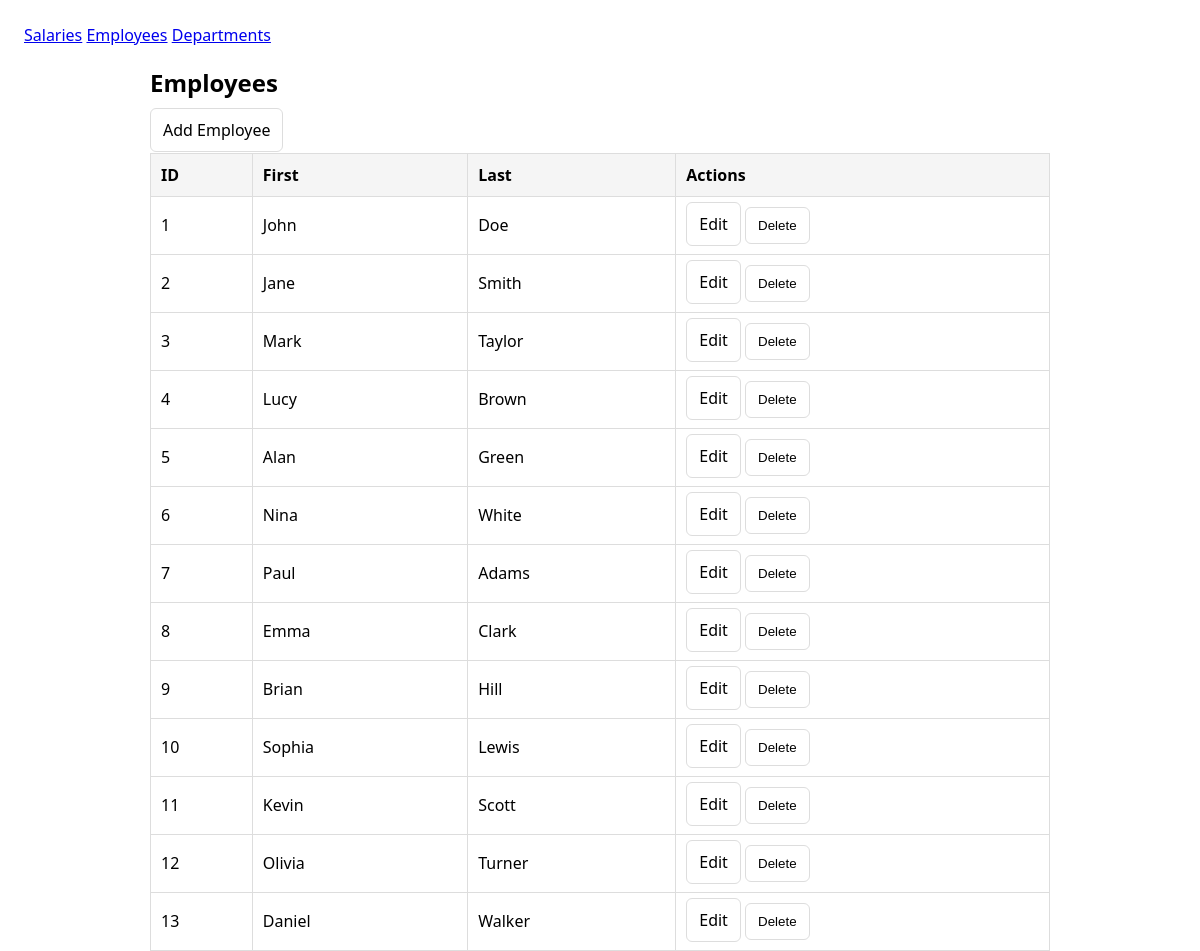
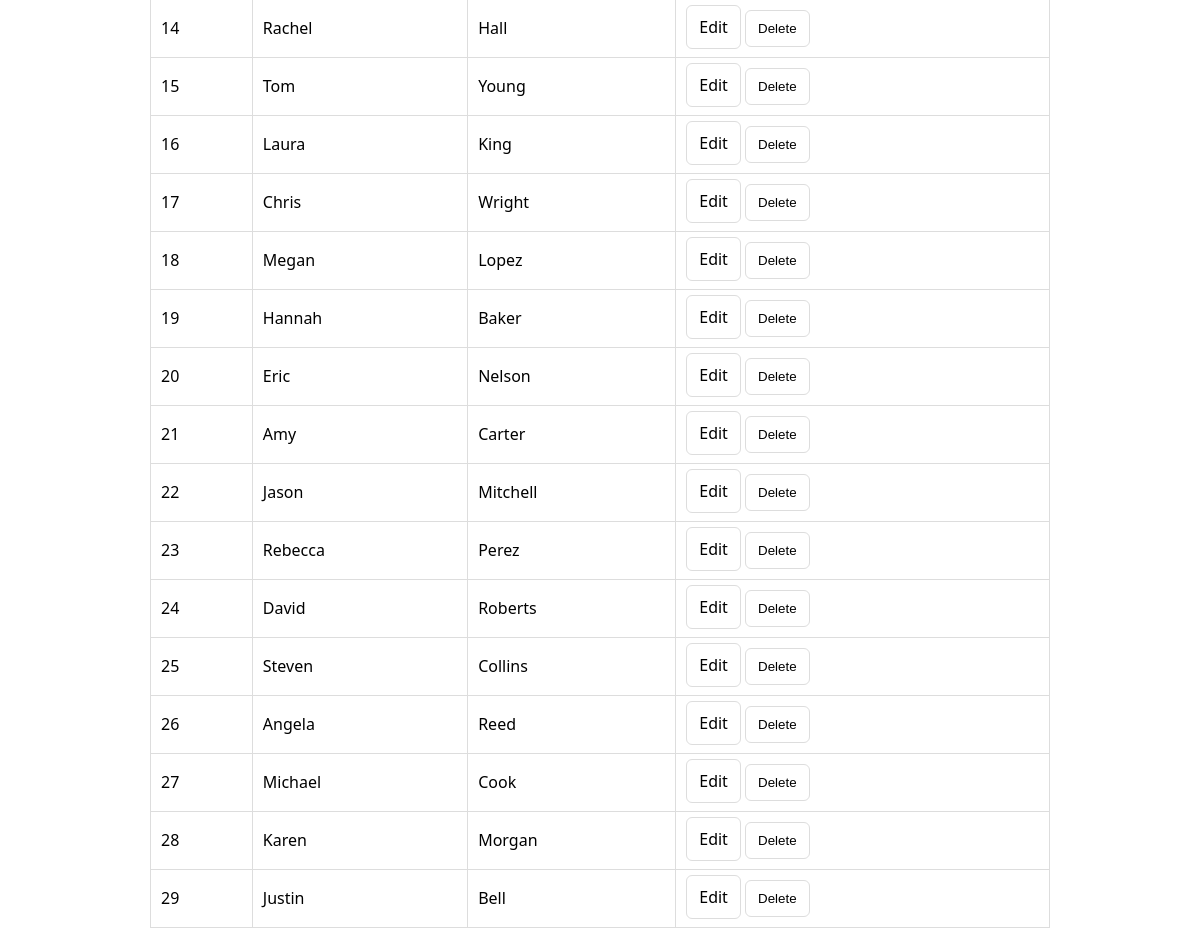
The page /employees on the database its author committed (2 pictures, top to bottom).
### tables this page shows
CREATE TABLE "Employee" (
	"employee_id"	INTEGER,
	"first_name"	nvarchar(50),
	"last_name"	nvarchar(50),
	"email"	nvarchar(200) UNIQUE,
	"hire_date"	datetime,
	"department_id"	INTEGER,
	"job_id"	INTEGER,
	"is_manager"	Boolean,
	"weekly_hours"	DECIMAL(4, 1),
	PRIMARY KEY("employee_id" AUTOINCREMENT)
);

### app.py (the view)
@app.route("/employees")
def employees_index():
    conn = get_db()
    rows = conn.execute(
        "SELECT employee_id, first_name, last_name FROM Employee ORDER BY employee_id ASC"
    ).fetchall()
    conn.close()
    return render_template("employees_index.html", rows=rows)

### app.py (called while the page is built)
def get_db():
    conn = sqlite3.connect(DB_PATH)
    conn.row_factory = sqlite3.Row
    return conn

### templates/employees_index.html
{% extends "base.html" %} {% block content %}
<h2>Employees</h2>
<a class="btn" href="{{ url_for('employees_add') }}">Add Employee</a>
<table>
  <thead>
    <tr>
      <th>ID</th>
      <th>First</th>
      <th>Last</th>
      <th>Actions</th>
    </tr>
  </thead>
  <tbody>
    {% for r in rows %}
    <tr>
      <td>{{ r.employee_id }}</td>
      <td>{{ r.first_name }}</td>
      <td>{{ r.last_name }}</td>
      <td>
        <a
          class="btn"
          href="{{ url_for('employees_edit', employee_id=r.employee_id) }}"
          >Edit</a
        >
        <form
          method="post"
          action="{{ url_for('employees_delete', employee_id=r.employee_id) }}"
          style="display: inline"
        >
          <button
            class="btn"
            type="submit"
            onclick="return confirm('Delete this employee?');"
          >
            Delete
          </button>
        </form>
      </td>
    </tr>
    {% endfor %}
  </tbody>
</table>
{% endblock %}

### templates/base.html (shortened to what this page needs)
<!doctype html>
<html lang="en">
  <head>
    <a href="{{ url_for('table_view', table_name='Salary') }}">Salaries</a>
    <a href="{{ url_for('table_view', table_name='Employee') }}">Employees</a>
    <a href="{{ url_for('table_view', table_name='Department') }}"
      >Departments</a
    >
  </head>
  <body>
    <div class="container">
       {% block content %}{% endblock %}
    </div>
  </body>
</html>

### templates/base.html (style rules this page uses)
body { font-family: system-ui, Arial; margin: 24px; }
.container { max-width: 900px; margin: 0 auto; }
table { width: 100%; border-collapse: collapse; margin-top: 12px; }
th, td { border: 1px solid #ddd; padding: 10px; text-align: left; }
th { background: #f5f5f5; }
a, button { cursor: pointer; }
.btn { padding: 10px 12px; border: 1px solid #ddd; background: #fff; border-radius: 6px; text-decoration: none; color: inherit; }

### rows shown on the page
Employee: employee_id "1", first_name "John", last_name "Doe"
Employee: employee_id "2", first_name "Jane", last_name "Smith"
Employee: employee_id "3", first_name "Mark", last_name "Taylor"
Employee: employee_id "4", first_name "Lucy", last_name "Brown"
Employee: employee_id "5", first_name "Alan", last_name "Green"
Employee: employee_id "6", first_name "Nina", last_name "White"
Employee: employee_id "7", first_name "Paul", last_name "Adams"
Employee: employee_id "8", first_name "Emma", last_name "Clark"
Employee: employee_id "9", first_name "Brian", last_name "Hill"
Employee: employee_id "10", first_name "Sophia", last_name "Lewis"
Employee: employee_id "11", first_name "Kevin", last_name "Scott"
Employee: employee_id "12", first_name "Olivia", last_name "Turner"
Employee: employee_id "13", first_name "Daniel", last_name "Walker"
Employee: employee_id "14", first_name "Rachel", last_name "Hall"
Employee: employee_id "15", first_name "Tom", last_name "Young"
Employee: employee_id "16", first_name "Laura", last_name "King"
Employee: employee_id "17", first_name "Chris", last_name "Wright"
Employee: employee_id "18", first_name "Megan", last_name "Lopez"
Employee: employee_id "19", first_name "Hannah", last_name "Baker"
Employee: employee_id "20", first_name "Eric", last_name "Nelson"
Employee: employee_id "21", first_name "Amy", last_name "Carter"
Employee: employee_id "22", first_name "Jason", last_name "Mitchell"
Employee: employee_id "23", first_name "Rebecca", last_name "Perez"
Employee: employee_id "24", first_name "David", last_name "Roberts"
Employee: employee_id "25", first_name "Steven", last_name "Collins"
Employee: employee_id "26", first_name "Angela", last_name "Reed"
Employee: employee_id "27", first_name "Michael", last_name "Cook"
Employee: employee_id "28", first_name "Karen", last_name "Morgan"
Employee: employee_id "29", first_name "Justin", last_name "Bell"
